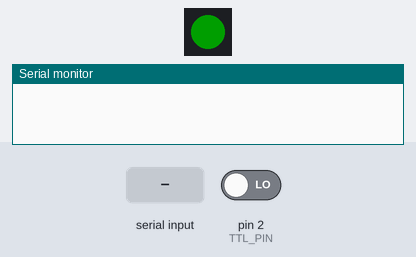
Bench run of a sketch on a simulated Arduino Nano, built with avr-gcc and run on an emulated ATmega328P. Parts: 1 RGB LEDs in strip order, left to right, the last lines printed to the serial monitor. Inputs (shaded band) come from the test bench; at power-on: pin 2 (TTL_PIN) LOW. Dim RGB values are drawn brighter than linear.

Above: at 0.4 s.
At 2.7 s:
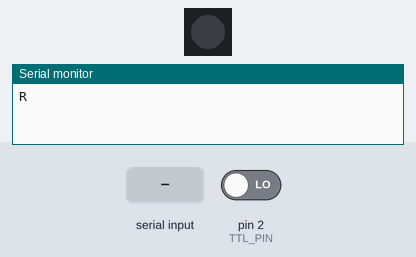
2.8 s: "90,45,200\n" received over Serial
4.3 s: pin 2 (TTL_PIN) driven HIGH
At 5.4 s:
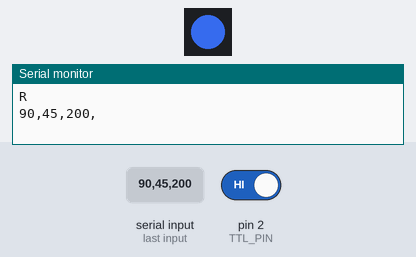
Timing chart, 0 to 7.3 s (numbered marks = the images above; inputs shaded):
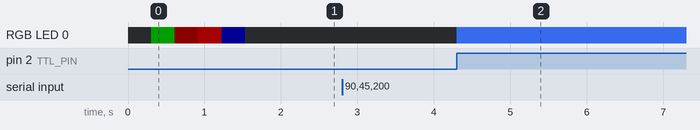

Measured:
- after the input at 4.3 s, RGB LED 0: off → RGB(45, 90, 200) at once

The sketch:

neoLED.ino
```cpp
/* Control NeoPixel LEDs with good timing control.
 *
 *
 *  to use:   > Send RGB values as R,G,B, (add comma after B)
 *            > Arduino will echo back R,G,B, (including final comma) to confirm
 *            > Nothing will change until the rising edge of a 5V TTL pulse is sent to BNC input (pin 2)
 *
 *  Notes:    > uses Adafruit_NeoPixel library: https://learn.adafruit.com/adafruit-neopixel-uberguide/arduino-library-installation
 *            > Serial @ 115200
 *            > Additional NeoPixels can be added in serial. Modify #define NUMPIXELS to total number of NeoPixels in series.
 *            > Will still work if last ',' is not included, but will be much slower to respond because code uses Serial.parseInt().
 *            > microcontroller: Arduino Nano ATmega328 5V (should work with any Arduino 5V, but check interrupt pin configuration for TTL_PIN)
 *            > Colors will cycle through Red, Green, and Blue and then go blank on startup
 *
 *            Daniel Stolzberg, PhD  11/2016
 */

#include <Adafruit_NeoPixel.h>
#ifdef __AVR__
  #include <avr/power.h>
#endif

#define PIN            9
#define NUMPIXELS      1

#define TTL_PIN        2

Adafruit_NeoPixel pixels = Adafruit_NeoPixel(NUMPIXELS, PIN, NEO_GRB + NEO_KHZ800);

int R = 0;
int G = 25;
int B = 25;

void setup() {
  #if defined (__AVR_ATtiny85__)
    if (F_CPU == 16000000) clock_prescale_set(clock_div_1);
  #endif

  attachInterrupt(digitalPinToInterrupt(TTL_PIN), TTL_Trigger, RISING);

  pixels.begin();

  StartupShow();

  Serial.begin(115200);
  while (!Serial) {;}
  Serial.println('R');   // send confirmation of serial connection
}

void loop() {

  if (Serial.available() > 0) {

  //*** MAKE SURE TO PUT A NON-NUMERIC CHARACTER AFTER EACH INTEGER ***
  //      EX: 0,12,0,

    R = Serial.parseInt();
    G = Serial.parseInt();
    B = Serial.parseInt();
    UpdateColors();

    while(Serial.available()) {Serial.read();} // ensure incoming buffer is clear

    // echo back RGB values
    Serial.print(R); Serial.print(',');
    Serial.print(G); Serial.print(',');
    Serial.print(B); Serial.println(',');
  }
}

void TTL_Trigger() {

  pixels.show(); // This sends the updated pixel color to the hardware.

}

void UpdateColors() {
  for (int i = 0; i < NUMPIXELS; i++) {
    pixels.setPixelColor(i, pixels.Color(G,R,B));
  }

}


void StartupShow() {
  BlankLEDs();
  for (R = 0; R < 50; R++) {
    UpdateColors();
    pixels.show();
    delay(10);
  }
  BlankLEDs();
  for (G = 0; G < 50; G++) {
    UpdateColors();
    pixels.show();
    delay(10);
  }
  BlankLEDs();
  for (B = 0; B < 50; B++) {
    UpdateColors();
    pixels.show();
    delay(10);
  }
  BlankLEDs();
  UpdateColors();
  pixels.show();
}

void BlankLEDs() { R = 0; G = 0; B = 0; UpdateColors(); pixels.show();}
```
